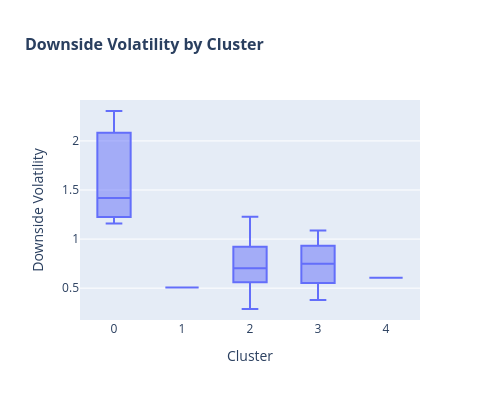

Source (notebook cell):
### Markdown cell above
The downside volatility distribution reveals pronounced asymmetry in negative return risk across clusters.

Cluster 0 exhibits the highest downside volatility by a substantial margin (above 1.5 on average), indicating concentrated exposure to negative return shocks. This cluster carries significant tail risk and downside instability.

Clusters 2 and 3 show moderate downside volatility, suggesting elevated but more controlled exposure to adverse movements.

Cluster 1 and Cluster 4 display the lowest downside volatility, indicating relatively limited negative-return dispersion despite differences in total volatility.

Importantly, the ordering of downside volatility differs from total volatility, implying that some clusters experience symmetric variability while others are particularly vulnerable to negative shocks. This reinforces the value of incorporating semi-deviation as a distinct risk feature in the clustering process.

### Code cell
plot_df = X.reset_index().rename(columns={'index': 'Ticker'})

fig = px.box(plot_df, x='cluster', y='downside_vol', 
             title='Volatility by Cluster',
             labels={'cluster': 'Cluster', 'downside_vol': 'Downside Volatility'})

fig.update_layout(
    title={
        'text': 'Downside Volatility by Cluster',
        'font': {'size': 16, 'weight': 'bold'}
    },
    xaxis_title='Cluster',
    yaxis_title='Downside Volatility',
    showlegend=False,
    width=500,
    height=400
)

# Show the figure
fig.show()

### Figure 1 — Plotly figure (JSON) as saved in the notebook; plotly's stock layout.template omitted (floating-point values rounded to 4 significant figures)
{"data": [{"alignmentgroup": "True", "hovertemplate": "Cluster=%{x}<br>Downside Volatility=%{y}<extra></extra>", "legendgroup": "", "marker": {"color": "#636efa"}, "name": "", "notched": false, "offsetgroup": "", "orientation": "v", "showlegend": false, "type": "box", "x": [2, 2, 2, 0, 2, 3, 3, 1, 2, 0, 4, 2, 0, 3, 2, 3, 2, 2, 2, 2, 2, 3, 3], "x0": " ", "xaxis": "x", "y": [0.7948, 0.6158, 0.641, 1.159, 0.7869, 0.3783, 1.087, 0.5078, 0.6349, 1.418, 0.6053, 0.5058, 2.305, 0.5536, 1.226, 0.9327, 1.135, 0.4651, 0.7655, 0.2877, 1.051, 0.7173, 0.7821], "y0": " ", "yaxis": "y"}], "layout": {"boxmode": "group", "height": 400, "legend": {"tracegroupgap": 0}, "showlegend": false, "title": {"font": {"size": 16, "weight": "bold"}, "text": "Downside Volatility by Cluster"}, "width": 500, "xaxis": {"anchor": "y", "domain": [0, 1], "title": {"text": "Cluster"}}, "yaxis": {"anchor": "x", "domain": [0, 1], "title": {"text": "Downside Volatility"}}}}
